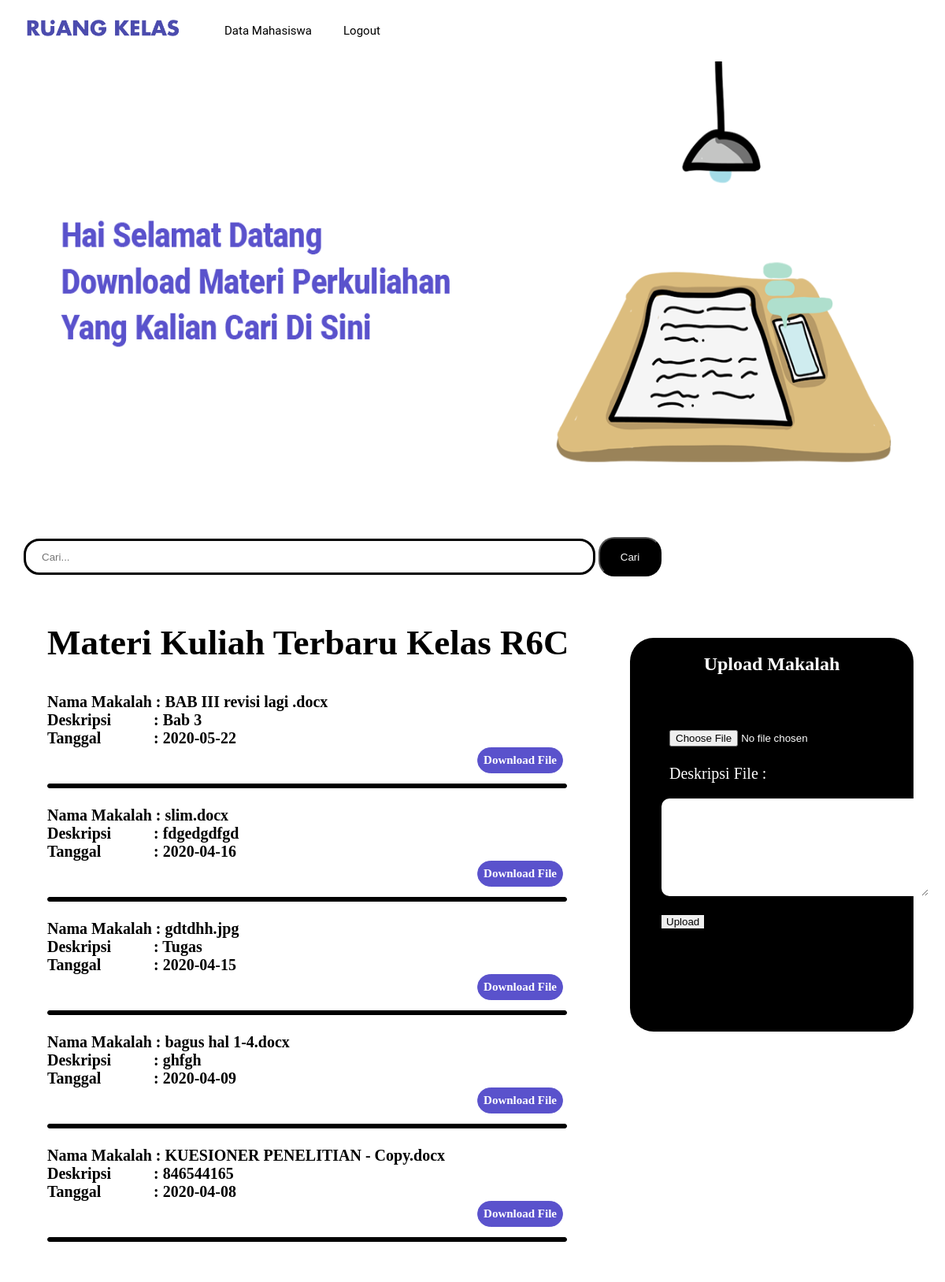
The app's page /home.php with its own data.
### tables this page shows
CREATE TABLE `upload` (
  `id_upload` int(4) NOT NULL,
  `nama_file` varchar(100) NOT NULL,
  `deskripsi` text NOT NULL,
  `tgl_upload` date NOT NULL,
  `hits` int(3) NOT NULL
);

### home.php (the view, shortened to what this page needs)
<!DOCTYPE html>
<html>
<head>
	<link rel="stylesheet" type="text/css" href="home.css">
</head>
<body>
	<div class="wrap">
	<div class="menu">
	<div class="gambar">
<img src="gambar/logo.png" width="200" height="36">
</div>
	<ul>
  <li><a href="logout.php">Logout</a></li>
  <li><a href="crud.php">Data Mahasiswa</a></li>
    </div>
			<div class="badan">
		<div class="header">
		<center> <img src="gambar/header3.png" width="100%" height="600"> </center>
		</div>
<div class="form">
  <input class="search" type="text" placeholder="Cari..." required>
  <input class="button" type="button" value="Cari">
</div>
				<div class="content1">
				<h2> Materi Kuliah Terbaru Kelas R6C </h2>
				<br>
<?php
$konek = mysqli_connect("localhost","root","","r6c");
$query = "SELECT * FROM upload ORDER BY id_upload DESC";
$hasil = mysqli_query($konek, $query);
while ($r = mysqli_fetch_array($hasil)){
echo "<pre><h1>Nama Makalah : <b>$r[nama_file]</b> <br>";
echo "Deskripsi 	   : $r[deskripsi] <br>";
echo "Tanggal		   : $r[tgl_upload]";
echo "<br><a href=\"simpan.php?file=$r[nama_file]\"><h3>Download File</h3></a><br><br><hr><br></pre>";
}
?>
</div>
<div class="samping">
<h2> Upload Makalah </h2>
<form enctype="multipart/form-data" method="POST" action="hasil_upload.php">
<a><input type="file" name="fupload"><br><br>
<a>Deskripsi File : </a>
<textarea name="deskripsi" rows="8" cols="40"></textarea><br>
<input type=submit value=Upload>
</form>
</div>
</body>
</html>

### home.css (style rules this page uses)
* { margin:0px auto; }
.wrap { background:white; position:relatif; }
.wrap .header { background:white; height: 100%; width:100%; position:relatif; }
.gambar { position:relative; margin-left:30px; margin-top:3px; padding:15px 0 15px 0; float:left; }
.menu ul { float: left; padding:15px 90px 15px 40px; }
.menu li { float: right; margin-right:10px; }
.menu ul a { display: block; padding: 15px; color: black; font-size:15px; font-family:roboto; text-decoration: none; }
ul { list-style: none; }
.samping { width:30%; background:black; float:right; margin-right:40px; height:500px; margin-top:50px; border:1 px solid black; border-radius:30px; }
.samping textarea { margin-top:20px; border: 0 solid; border-radius:10px; }
.samping input { margin-top:20px; border:0px solid; }
.samping a { margin-left:10px; }
form { margin:50px 20px 20px 40px; }
form a { color:white; font-family:calibri; font-size:20px; }
.samping h2 { padding:20px 20px 0 20px; font-family:futura; color:white; text-align:center; }
.search { width:680px; height:20px; padding:10px 20px; background:white; border:3px solid black; margin-bottom:30px; margin-left:30px; border-radius:20px; color:black; }
.button { height:50px; width:80px; position:relative; padding:6px 15px; border:0 sdolid black; border-radius:20px; background-color:black; color:#fafafa; }
.wrap .badan .content1 { height:100%; background-color:white; margin-right:20px; float:left; height:100%; width:60%; margin-left:30px; margin-bottom:30px; }
.wrap .badan .content1 hr { display:block; height: 4px; background:black; border:1px solid black; border-radius:10px; margin-right:30px; }
.content1 h2 { font-size:45px; color:black; font-family:futura; text-align: left; margin-bottom:20px; padding:30px 0 0 30px; }

### home.php (style rules this page uses)
h1 { font-size:20px; font-family:calibri; padding:0 0 0 30px; color:black; }
h3 { background:#5A52CC; font-size:20px; padding:7px 7px 7px 7px; font-family:calibri; font-size:15px; text-decoration:none; float: right; margin-right:35px; color:white; border:1px solid #5A52CC; border-radius:30px; }

### records on screen
upload: nama_file "BAB III revisi lagi .docx", deskripsi "Bab 3", tgl_upload "2020-05-22"
upload: nama_file "slim.docx", deskripsi "fdgedgdfgd", tgl_upload "2020-04-16"
upload: nama_file "gdtdhh.jpg", deskripsi "Tugas", tgl_upload "2020-04-15"
upload: nama_file "bagus hal 1-4.docx", deskripsi "ghfgh", tgl_upload "2020-04-09"
upload: nama_file "KUESIONER PENELITIAN - Copy.docx", deskripsi "846544165", tgl_upload "2020-04-08"
